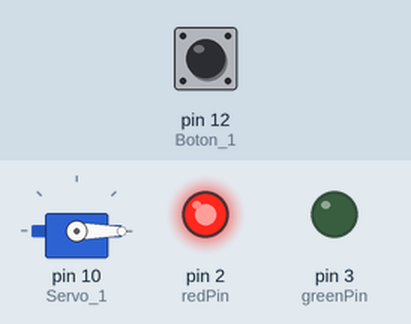
A sketch run on a simulated Arduino Uno, built with avr-gcc and run on an emulated ATmega328P. Shown: servo, output pins drawn as LEDs (lit = HIGH). The inputs (shaded band) are chosen by the test bench; at power-on: pin 12 (Boton_1) HIGH.

Above: at 1.2 s.
1.3 s: pin 12 (Boton_1) pulled LOW for 0.15 s
At 1.37 s:
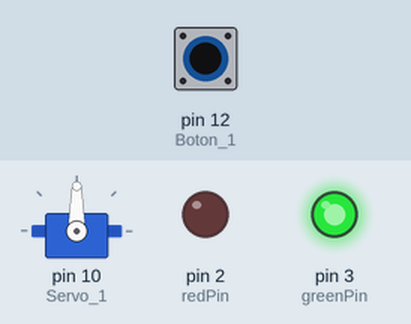
2.9 s: pin 12 (Boton_1) pulled LOW for 3.2 s
At 7.4 s:
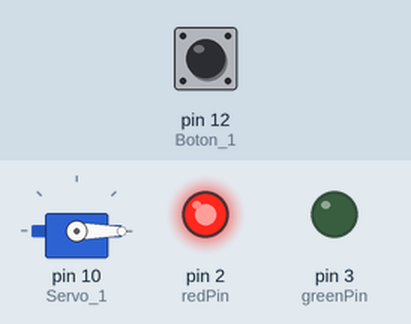
Timing chart, 0 to 8.9 s (numbered marks = the images above; inputs shaded):
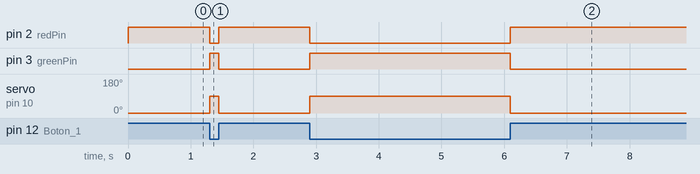

The sketch:

semafor.ino
```cpp
/***   Included libraries  ***/
#include <Servo.h>


/***   Global variables and function definition  ***/
const int Boton_1 = 12;
int redPin = 2; //per RGB
int greenPin = 3; // per RGB
Servo Servo_1;

//uncomment this line if using a Common Anode LED
//#define COMMON_ANODE


/***   Setup  ***/
void setup() {
    //pinMode(Boton_1, INPUT);
    pinMode(Boton_1, INPUT_PULLUP); // ! PULLUP de pulsador
    pinMode(redPin, OUTPUT);
    pinMode(greenPin, OUTPUT);
    Servo_1.attach(10);

}


/***   Loop  ***/
void loop() {
    if (digitalRead(Boton_1) == 1) {
        Servo_1.write(0);
        digitalWrite(redPin, HIGH);
        digitalWrite(greenPin,LOW);
    } else {
        Servo_1.write(90);
        digitalWrite(redPin, LOW);
        digitalWrite(greenPin,HIGH);
    }
}
```

Measured:
- after the input at 1.3 s, pin 2 (redPin): HIGH → LOW at once, → HIGH 0.15 s later; pin 3 (greenPin): LOW → HIGH at once, → LOW 0.15 s later; servo on pin 10 (Servo_1): 0° → 90° at once, → 0° 0.15 s later
- after the input at 2.9 s, pin 2 (redPin): HIGH → LOW at once, → HIGH 3.2 s later; pin 3 (greenPin): LOW → HIGH at once, → LOW 3.2 s later; servo on pin 10 (Servo_1): 0° → 90° at once, → 0° 3.2 s later
